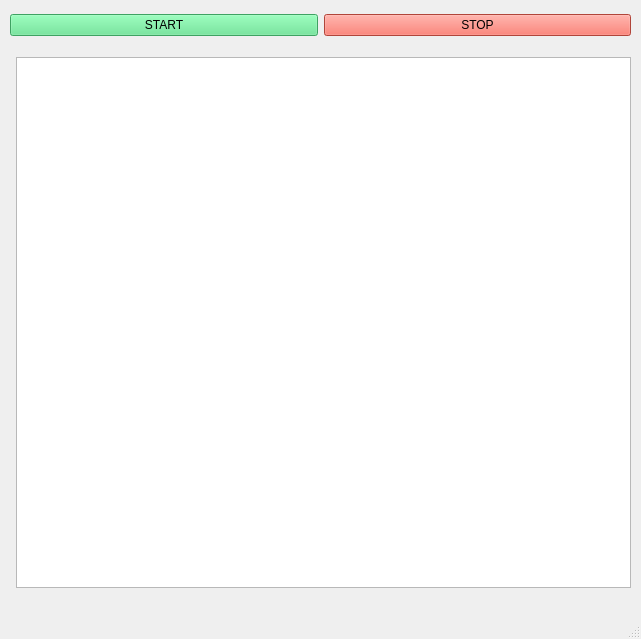
<?xml version="1.0" encoding="UTF-8"?>
<ui version="4.0">
 <class>MainWindow</class>
 <widget class="QMainWindow" name="MainWindow">
  <property name="geometry">
   <rect>
    <x>0</x>
    <y>0</y>
    <width>641</width>
    <height>639</height>
   </rect>
  </property>
  <property name="windowTitle">
   <string>MainWindow</string>
  </property>
  <widget class="QWidget" name="centralwidget">
   <widget class="QWidget" name="horizontalLayoutWidget">
    <property name="geometry">
     <rect>
      <x>10</x>
      <y>0</y>
      <width>621</width>
      <height>51</height>
     </rect>
    </property>
    <layout class="QHBoxLayout" name="horizontalLayout">
     <item>
      <widget class="QPushButton" name="startButton">
       <property name="styleSheet">
        <string notr="true">background-color: rgb(87, 227, 137);
color: rgb(0, 0, 0);</string>
       </property>
       <property name="text">
        <string>START</string>
       </property>
      </widget>
     </item>
     <item>
      <widget class="QPushButton" name="stopButton">
       <property name="autoFillBackground">
        <bool>false</bool>
       </property>
       <property name="styleSheet">
        <string notr="true">background-color: rgb(246, 97, 81);</string>
       </property>
       <property name="text">
        <string>STOP</string>
       </property>
      </widget>
     </item>
    </layout>
   </widget>
   <widget class="QWidget" name="formLayoutWidget">
    <property name="geometry">
     <rect>
      <x>10</x>
      <y>57</y>
      <width>621</width>
      <height>531</height>
     </rect>
    </property>
    <layout class="QFormLayout" name="formLayout">
     <item row="0" column="1">
      <widget class="QTextBrowser" name="textBrowser">
       <property name="font">
        <font>
         <pointsize>12</pointsize>
         <weight>75</weight>
         <bold>true</bold>
        </font>
       </property>
       <property name="styleSheet">
        <string notr="true"/>
       </property>
      </widget>
     </item>
    </layout>
   </widget>
  </widget>
  <widget class="QMenuBar" name="menubar">
   <property name="geometry">
    <rect>
     <x>0</x>
     <y>0</y>
     <width>641</width>
     <height>30</height>
    </rect>
   </property>
  </widget>
  <widget class="QStatusBar" name="statusbar"/>
 </widget>
 <resources/>
 <connections/>
</ui>
